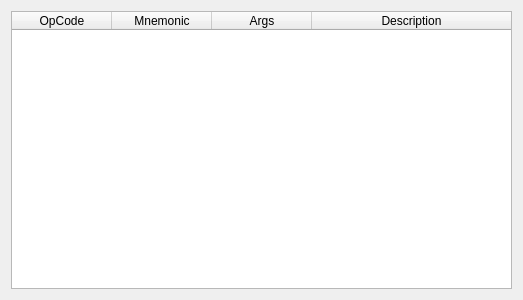
<?xml version="1.0" encoding="UTF-8"?>
<ui version="4.0">
 <class>Assembler</class>
 <widget class="QWidget" name="Assembler">
  <property name="geometry">
   <rect>
    <x>0</x>
    <y>0</y>
    <width>523</width>
    <height>300</height>
   </rect>
  </property>
  <property name="windowTitle">
   <string>Assembler</string>
  </property>
  <layout class="QGridLayout" name="gridLayout">
   <property name="sizeConstraint">
    <enum>QLayout::SetDefaultConstraint</enum>
   </property>
   <item row="0" column="0">
    <widget class="QTableWidget" name="tableWidget">
     <property name="columnCount">
      <number>4</number>
     </property>
     <attribute name="horizontalHeaderCascadingSectionResizes">
      <bool>true</bool>
     </attribute>
     <attribute name="horizontalHeaderShowSortIndicator" stdset="0">
      <bool>false</bool>
     </attribute>
     <attribute name="horizontalHeaderStretchLastSection">
      <bool>true</bool>
     </attribute>
     <attribute name="verticalHeaderCascadingSectionResizes">
      <bool>false</bool>
     </attribute>
     <column>
      <property name="text">
       <string>OpCode</string>
      </property>
     </column>
     <column>
      <property name="text">
       <string>Mnemonic</string>
      </property>
     </column>
     <column>
      <property name="text">
       <string>Args</string>
      </property>
     </column>
     <column>
      <property name="text">
       <string>Description</string>
      </property>
     </column>
    </widget>
   </item>
  </layout>
 </widget>
 <resources/>
 <connections/>
</ui>
